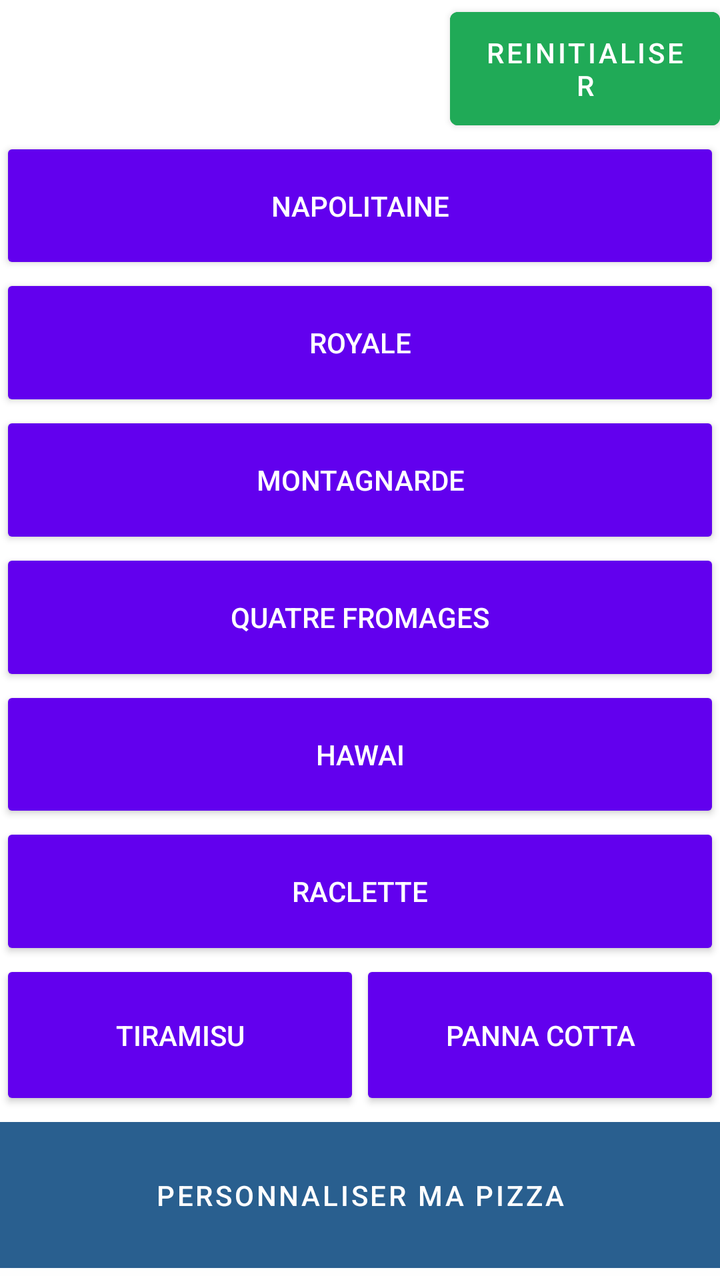
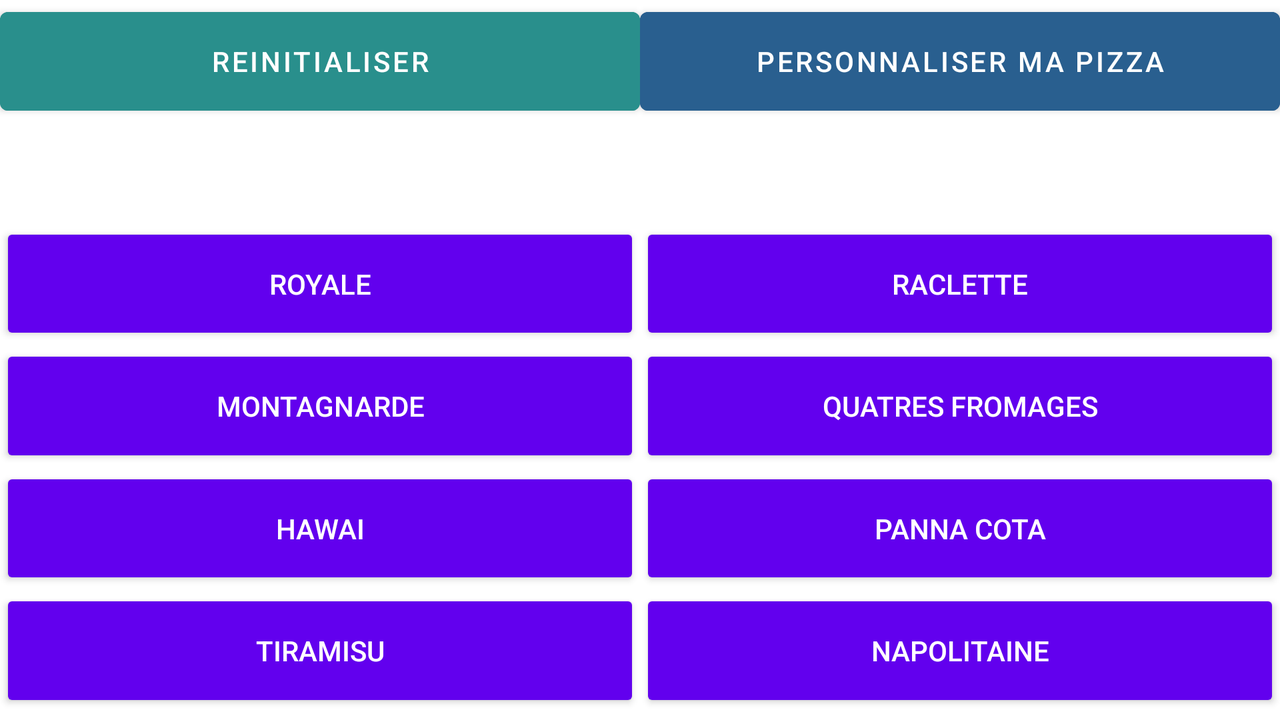

First picture: res/layout/ on a phone held upright. Second picture: the repository's own variant of that layout, on a device whose configuration matches the variant's folder. Source for both follows.
<!-- AndroidManifest.xml: application theme Theme.ProjetPizzeria -->
<!-- res/layout/fragment_menu.xml -->
<?xml version="1.0" encoding="utf-8"?>
<FrameLayout xmlns:android="http://schemas.android.com/apk/res/android"
    xmlns:app="http://schemas.android.com/apk/res-auto"
    xmlns:tools="http://schemas.android.com/tools"
    android:layout_width="match_parent"
    android:layout_height="match_parent"
    tools:context=".FragmentMenu">


    <androidx.constraintlayout.widget.ConstraintLayout
        android:id="@+id/constraintLayout"
        android:layout_width="match_parent"
        android:layout_height="match_parent"
        app:layout_constraintEnd_toStartOf="@+id/button_Nap"
        app:layout_constraintHorizontal_bias="0.5"
        tools:context=".FragmentMenu">

        <Button
            android:id="@+id/button_Nap"
            style="@style/Widget.AppCompat.Button"
            android:layout_width="0dp"
            android:layout_height="0dp"
            android:text="Napolitaine"
            app:layout_constraintBottom_toTopOf="@+id/button_Roy"
            app:layout_constraintEnd_toEndOf="parent"
            app:layout_constraintHorizontal_bias="0.57"
            app:layout_constraintStart_toStartOf="parent"
            app:layout_constraintTop_toBottomOf="@+id/button_reset" />

        <Button
            android:id="@+id/button_Roy"
            style="@style/Widget.AppCompat.Button"
            android:layout_width="0dp"
            android:layout_height="0dp"
            android:text="Royale"
            app:layout_constraintBottom_toTopOf="@+id/button_Mont"
            app:layout_constraintEnd_toEndOf="parent"
            app:layout_constraintHorizontal_bias="0.5"
            app:layout_constraintStart_toStartOf="parent"
            app:layout_constraintTop_toBottomOf="@+id/button_Nap" />

        <Button
            android:id="@+id/button_4Fro"
            style="@style/Widget.AppCompat.Button"
            android:layout_width="0dp"
            android:layout_height="0dp"
            android:text="Quatre Fromages"
            app:layout_constraintBottom_toTopOf="@+id/button_Hawa"
            app:layout_constraintEnd_toEndOf="parent"
            app:layout_constraintHorizontal_bias="0.5"
            app:layout_constraintStart_toStartOf="parent"
            app:layout_constraintTop_toBottomOf="@+id/button_Mont" />

        <Button
            android:id="@+id/button_Mont"
            style="@style/Widget.AppCompat.Button"
            android:layout_width="0dp"
            android:layout_height="0dp"
            android:text="Montagnarde"
            app:layout_constraintBottom_toTopOf="@+id/button_4Fro"
            app:layout_constraintEnd_toEndOf="parent"
            app:layout_constraintHorizontal_bias="1.0"
            app:layout_constraintStart_toStartOf="parent"
            app:layout_constraintTop_toBottomOf="@+id/button_Roy" />

        <Button
            android:id="@+id/button_Hawa"
            style="@style/Widget.AppCompat.Button"
            android:layout_width="0dp"
            android:layout_height="0dp"
            android:text="Hawai"
            app:layout_constraintBottom_toTopOf="@+id/button_Racl"
            app:layout_constraintEnd_toEndOf="parent"
            app:layout_constraintHorizontal_bias="0.5"
            app:layout_constraintStart_toStartOf="parent"
            app:layout_constraintTop_toBottomOf="@+id/button_4Fro" />

        <Button
            android:id="@+id/button_Racl"
            style="@style/Widget.AppCompat.Button"
            android:layout_width="0dp"
            android:layout_height="0dp"
            android:layout_marginBottom="160dp"
            android:text="Raclette"
            app:layout_constraintBottom_toBottomOf="parent"
            app:layout_constraintEnd_toEndOf="parent"
            app:layout_constraintHorizontal_bias="0.5"
            app:layout_constraintStart_toStartOf="parent"
            app:layout_constraintTop_toBottomOf="@+id/button_Hawa" />

        <Button
            android:id="@+id/button_Tira"
            style="@style/Widget.AppCompat.Button"
            android:layout_width="0dp"
            android:layout_height="0dp"
            android:text="Tiramisu"
            app:layout_constraintBottom_toTopOf="@+id/button_Perso"
            app:layout_constraintEnd_toStartOf="@+id/button_Pann"
            app:layout_constraintHorizontal_bias="0.5"
            app:layout_constraintStart_toStartOf="parent"
            app:layout_constraintTop_toTopOf="@+id/button_Pann" />

        <Button
            android:id="@+id/button_Pann"
            style="@style/Widget.AppCompat.Button"
            android:layout_width="0dp"
            android:layout_height="0dp"
            android:text="Panna Cotta"
            app:layout_constraintBottom_toTopOf="@+id/button_Perso"
            app:layout_constraintEnd_toEndOf="parent"
            app:layout_constraintHorizontal_bias="0.5"
            app:layout_constraintStart_toEndOf="@+id/button_Tira"
            app:layout_constraintTop_toBottomOf="@+id/button_Racl" />

        <Button
            android:id="@+id/button_reset"
            android:layout_width="0dp"
            android:layout_height="0dp"
            android:layout_marginStart="225dp"
            android:backgroundTint="#20AA57"
            android:text="Reinitialiser"
            app:layout_constraintBottom_toTopOf="@+id/button_Nap"
            app:layout_constraintEnd_toEndOf="parent"
            app:layout_constraintStart_toStartOf="parent"
            app:layout_constraintTop_toTopOf="parent"
            app:layout_constraintVertical_chainStyle="packed" />

        <Button
            android:id="@+id/button_Perso"
            android:layout_width="399dp"
            android:layout_height="85dp"
            android:backgroundTint="#295F8F"
            android:text="Personnaliser Ma pizza"
            app:layout_constraintBottom_toBottomOf="parent"
            app:layout_constraintEnd_toEndOf="parent"
            app:layout_constraintHorizontal_bias="0.5"
            app:layout_constraintStart_toStartOf="parent"
            app:layout_constraintTop_toBottomOf="@+id/button_Pann"
            app:layout_constraintVertical_chainStyle="packed" />

    </androidx.constraintlayout.widget.ConstraintLayout>
</FrameLayout>
<!-- resources referenced by this layout -->
<resources>
  <style name="Theme.ProjetPizzeria" parent="Theme.MaterialComponents.DayNight.DarkActionBar">
          
          <item name="colorPrimary">@color/purple_500</item>
          <item name="colorPrimaryVariant">@color/purple_700</item>
          <item name="colorOnPrimary">@color/white</item>
          
          <item name="colorSecondary">@color/teal_200</item>
          <item name="colorSecondaryVariant">@color/teal_700</item>
          <item name="colorOnSecondary">@color/black</item>
          
          <item name="android:statusBarColor" tools:targetApi="l">?attr/colorPrimaryVariant</item>
          
      </style>
</resources>
<!-- res/layout-land/fragment_menu.xml (the repository's variant of the layout above) -->
<!-- drawn on the phone turned sideways -->
<?xml version="1.0" encoding="utf-8"?>
<androidx.constraintlayout.widget.ConstraintLayout xmlns:android="http://schemas.android.com/apk/res/android"
    xmlns:app="http://schemas.android.com/apk/res-auto"
    xmlns:tools="http://schemas.android.com/tools"
    android:layout_width="match_parent"
             android:layout_height="match_parent">

    <androidx.constraintlayout.widget.ConstraintLayout
        android:layout_width="match_parent"
        android:layout_height="match_parent">

        <Button
            android:id="@+id/button_reset"
            android:layout_width="0dp"
            android:layout_height="0dp"
            android:backgroundTint="#298F8C"
            android:text="Reinitialiser"
            app:layout_constraintBottom_toTopOf="@+id/button_Roy"
            app:layout_constraintEnd_toStartOf="@+id/button_Perso"
            app:layout_constraintStart_toStartOf="parent"
            app:layout_constraintTop_toTopOf="parent"
            app:layout_constraintVertical_chainStyle="packed" />

        <Button
            android:id="@+id/button_Nap"
            style="@style/Widget.AppCompat.Button"
            android:layout_width="0dp"
            android:layout_height="0dp"
            android:layout_marginBottom="4dp"
            android:text="Napolitaine"
            app:layout_constraintBottom_toBottomOf="parent"
            app:layout_constraintEnd_toEndOf="parent"
            app:layout_constraintHorizontal_bias="0.5"
            app:layout_constraintStart_toEndOf="@+id/button_Tira"
            app:layout_constraintTop_toBottomOf="@+id/button_Pann" />

        <Button
            android:id="@+id/button_Racl"
            style="@style/Widget.AppCompat.Button"
            android:layout_width="0dp"
            android:layout_height="0dp"
            android:layout_marginTop="50dp"
            android:text="Raclette"
            app:layout_constraintBottom_toTopOf="@+id/button_4Fro"
            app:layout_constraintEnd_toEndOf="parent"
            app:layout_constraintHorizontal_bias="0.5"
            app:layout_constraintStart_toEndOf="@+id/button_Roy"
            app:layout_constraintTop_toBottomOf="@+id/button_Perso" />

        <Button
            android:id="@+id/button_Hawa"
            style="@style/Widget.AppCompat.Button"
            android:layout_width="0dp"
            android:layout_height="0dp"
            android:text="Hawai"
            app:layout_constraintBottom_toTopOf="@+id/button_Tira"
            app:layout_constraintEnd_toStartOf="@+id/button_Pann"
            app:layout_constraintHorizontal_bias="0.5"
            app:layout_constraintStart_toStartOf="parent"
            app:layout_constraintTop_toBottomOf="@+id/button_Mont" />

        <Button
            android:id="@+id/button_Mont"
            style="@style/Widget.AppCompat.Button"
            android:layout_width="0dp"
            android:layout_height="0dp"
            android:text="Montagnarde"
            app:layout_constraintBottom_toTopOf="@+id/button_Hawa"
            app:layout_constraintEnd_toStartOf="@+id/button_4Fro"
            app:layout_constraintHorizontal_bias="0.5"
            app:layout_constraintStart_toStartOf="parent"
            app:layout_constraintTop_toBottomOf="@+id/button_Roy" />

        <Button
            android:id="@+id/button_Roy"
            style="@style/Widget.AppCompat.Button"
            android:layout_width="0dp"
            android:layout_height="0dp"
            android:layout_marginTop="50dp"
            android:text="Royale"
            app:layout_constraintBottom_toTopOf="@+id/button_Mont"
            app:layout_constraintEnd_toStartOf="@+id/button_Racl"
            app:layout_constraintHorizontal_bias="0.5"
            app:layout_constraintStart_toStartOf="parent"
            app:layout_constraintTop_toBottomOf="@+id/button_reset" />

        <Button
            android:id="@+id/button_Pann"
            style="@style/Widget.AppCompat.Button"
            android:layout_width="0dp"
            android:layout_height="0dp"
            android:text="Panna Cota"
            app:layout_constraintBottom_toTopOf="@+id/button_Nap"
            app:layout_constraintEnd_toEndOf="parent"
            app:layout_constraintHorizontal_bias="0.5"
            app:layout_constraintStart_toEndOf="@+id/button_Hawa"
            app:layout_constraintTop_toBottomOf="@+id/button_4Fro" />

        <Button
            android:id="@+id/button_4Fro"
            style="@style/Widget.AppCompat.Button"
            android:layout_width="0dp"
            android:layout_height="0dp"
            android:text="Quatres Fromages"
            app:layout_constraintBottom_toTopOf="@+id/button_Pann"
            app:layout_constraintEnd_toEndOf="parent"
            app:layout_constraintHorizontal_bias="0.5"
            app:layout_constraintStart_toEndOf="@+id/button_Mont"
            app:layout_constraintTop_toBottomOf="@+id/button_Racl" />

        <Button
            android:id="@+id/button_Tira"
            style="@style/Widget.AppCompat.Button"
            android:layout_width="0dp"
            android:layout_height="0dp"
            android:layout_marginBottom="4dp"
            android:text="Tiramisu"
            app:layout_constraintBottom_toBottomOf="parent"
            app:layout_constraintEnd_toStartOf="@+id/button_Nap"
            app:layout_constraintHorizontal_bias="0.5"
            app:layout_constraintStart_toStartOf="parent"
            app:layout_constraintTop_toBottomOf="@+id/button_Hawa" />

        <Button
            android:id="@+id/button_Perso"
            android:layout_width="0dp"
            android:layout_height="0dp"
            android:backgroundTint="#295F8F"
            android:text="Personnaliser Ma pizza"
            app:layout_constraintBottom_toTopOf="@+id/button_Racl"
            app:layout_constraintEnd_toEndOf="parent"
            app:layout_constraintHorizontal_bias="0.5"
            app:layout_constraintStart_toEndOf="@+id/button_reset"
            app:layout_constraintTop_toTopOf="parent"
            app:layout_constraintVertical_bias="0.95" />

    </androidx.constraintlayout.widget.ConstraintLayout>
</androidx.constraintlayout.widget.ConstraintLayout>
